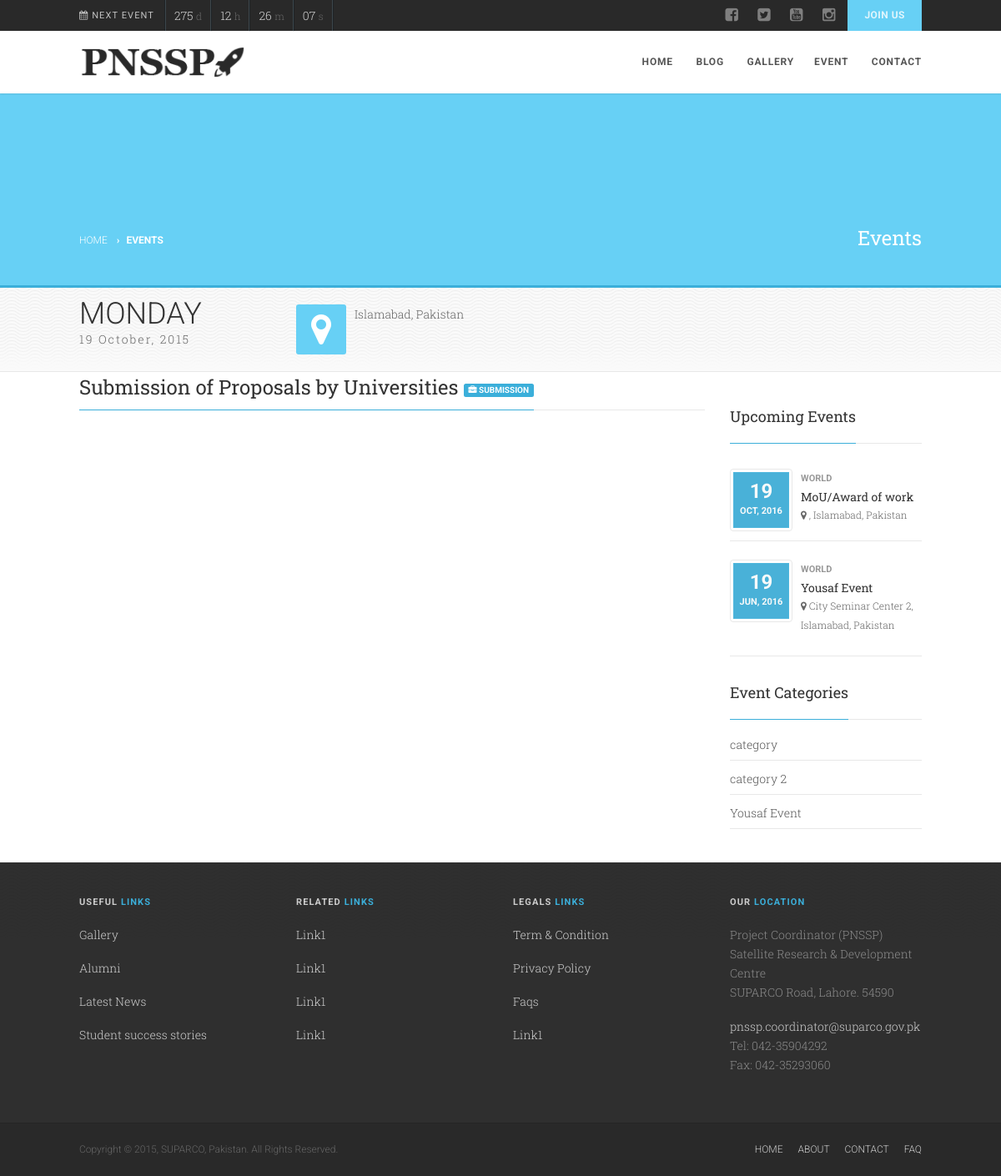
Page /event/detail/3 on the committed database.
### tables this page shows
CREATE TABLE `events` (
  `id` int(11) NOT NULL AUTO_INCREMENT,
  `title` varchar(45) DEFAULT NULL,
  `description` text,
  `date` varchar(150) DEFAULT NULL,
  `featured_image` varchar(100) DEFAULT NULL,
  `type` varchar(45) DEFAULT NULL,
  `city` varchar(45) DEFAULT NULL,
  `country` varchar(45) DEFAULT NULL,
  `featured` int(11) DEFAULT NULL,
  `location` varchar(100) DEFAULT NULL,
  `category_id` int(5) DEFAULT NULL,
  PRIMARY KEY (`id`)
);

CREATE TABLE `categories` (
  `id` int(11) NOT NULL AUTO_INCREMENT,
  `category` varchar(45) DEFAULT NULL,
  `type` varchar(45) DEFAULT NULL,
  PRIMARY KEY (`id`)
);

### application/controllers/Event.php (called while the page is built, shortened)
<?php
class Event extends CI_Controller{
    public function detail(){
        $id = $this->security->xss_clean($this->uri->segment(3,0));
        $this->db->where('id',$id);
        $query      =   $this->db->get('events');
        if($query->num_rows() == 1){
            $this->db->where('date >=',time());
            $this->db->where('id !=',$id);
            $this->db->limit(2);
            $upComingQuery      =   $this->db->get('events');
            if($upComingQuery->num_rows() > 0){
                $data['related']    =   $upComingQuery->result();
            }
            else{
                $data['related']    =   array();
            }
            $this->db->where('type','event');
            $categoryQuery      =   $this->db->get('categories');
            if($categoryQuery->num_rows() > 0){
                $data['categories']    =   $categoryQuery->result();
            }
            else{
                $data['categories']    =   array();
            }
            $events             =   $query->result();
            $data['event']      =   $events[0];
            return $this->load->view('single-event.php',$data);
        }
        else{
            show_404('page');
        }
    }
}

### index.php (called while the page is built, shortened)
<?php
require_once BASEPATH.'core/CodeIgniter.php';

### application/views/single-event.php (the view, shortened to what this page needs)
<div class="body">
    <div class="page-header" style="">
    	<div class="container">
        	<div class="row">
            	<div class="col-md-6 col-sm-6 hidden-xs">
          			<ol class="breadcrumb">
            			<li><a href="<?php echo site_url('home'); ?>">Home</a></li>
            			<li class="active">Events</li>
          			</ol>
            	</div>
            	<div class="col-md-6 col-sm-6 col-xs-12">
    				<h2>Events</h2>
                </div>
           	</div>
        </div>
    </div>
    <div class="double-border"></div>
    <div class="secondary-bar">
    	<div class="container">
        	<div class="row">
            	<div class="col-md-3 col-sm-3 col-xs-6">
                	<div class="single-event-info">
                    	<span class="day"><?php echo date('l',$event->date); ?></span>
                        <span class="date"><?php echo date('d F, Y',$event->date); ?></span>
                    </div>
                </div>
            	<div class="col-md-5 col-sm-5 col-xs-6">
                	<span class="event-single-venue">
                		<span><i class="fa fa-map-marker"></i></span>
                    	<span><?php echo $event->city; ?>, <?php echo $event->country; ?></span>
                   	</span>
                </div>
            	<div class="col-md-4 col-sm-4 col-xs-12">
                </div>
            </div>
        </div>
    </div>
  	<div class="main" role="main">
    	<div id="content" class="content full">
    		<div class="container">
        		<div class="row">
            		<div class="col-md-9">
                   		<h2 class="title"><?php echo $event->title; ?> <label class="label label-primary"><i class="fa fa-briefcase"></i> <?php echo $event->type ?> </label></h2>
                    	<div class="entry">
                            <br>
                            <br>
                            <br>
                       	</div>
                   	</div>
                    <div class="col-md-3 sidebar right-sidebar">
                  <?php if(count($related) > 0){
                      ?>
                      <div class="widget sidebar-widget upcoming_events_widget">
                          <h3 class="title">Upcoming Events</h3>
                          <ul class="upcoming-events">
                              <?php foreach($related as $event){
                                  ?>
                                  <li>
                                    <span class="event-date">
                                        <span class="day"><?php echo date('j',$event->date); ?></span>
                                        <span class="monthyear"><?php echo date('M, Y',$event->date); ?></span>
                                    </span>
                                      <div class="event-excerpt">
                                          <div class="event-cats meta-data"><a href="">World</a></div>
                                          <h5 class="event-title"><a href="<?php echo site_url('event/detail/'.$event->id); ?>"><?php echo $event->title; ?></a></h5>
                                          <p class="event-location"><i class="fa fa-map-marker"></i> <?php echo $event->location.", ".$event->city.", ".$event->country; ?></p>
                                      </div>
                                  </li>
                              <?php
                              } ?>
                          </ul>
                      </div>
                        <?php
                  } ?>
                    	<?php if(count($categories) > 0){
                            ?>
                            <div class="widget sidebar-widget custom_categories_widget">
                                <h3 class="title">Event Categories</h3>
                                <ul>
                                    <?php foreach($categories as $category){ ?>
                                    <li>
                                        <a href="<?php echo site_url('event/category/'.$category->category); ?>"><?php echo $category->category ?></a> <div style="clear:both;"></div>
                                    </li>
                                    <?php
                                    } ?>
                                </ul>
                            </div>
                        <?php
                        } ?>
                    </div>
              	</div>
            </div>
       	</div>
   	</div>
</div>
</body>
</html>

### includes/colors/color8.css (style rules this page uses)
p.drop-caps.secondary:first-child:first-letter, .accent-bg, .fa.accent-color, .btn-primary, .btn-primary.disabled, .btn-primary[disabled], fieldset[disabled] .btn-primary, .btn-primary.disabled:hover, .btn-primary[disabled]:hover, fieldset[disabled] .btn-primary:hover, .btn-primary.disabled:focus, .btn-primary[disabled]:focus, fieldset[disabled] .btn-primary:focus, .btn-primary.disabled:active, .btn-primary[disabled]:active, fieldset[disabled] .btn-primary:active, .btn-primary.disabled.active, .btn-primary[disabled].active, fieldset[disabled] .btn-primary.active, .dropdown-menu > .active > a, .dropdown-menu > .active > a:hover, .dropdown-menu > .active > a:focus, .nav-pills > li.active > a, .nav-pills > li.active > a:hover, .nav-pills > li.active > a:focus, .pagination > .active > a, .pagination > .active > span, .pagination > .active > a:hover, .pagination > .active > span:hover, .pagination > .active > a:focus, .pagination > .active > span:focus, .label-primary, .progress-bar-primary, a.list-group-item.active, a.list-group-item.active:hover, a.list-group-item.active:focus, .accordion-heading .accordion-toggle.active, .accordion-heading:hover .accordion-toggle.active, .accordion-heading:hover .accordion-toggle.inactive, .panel-primary > .panel-heading, .carousel-indicators .active, .flex-control-nav a:hover, .flex-control-nav a.flex-active, .media-box .media-box-wrapper, .top-menu li a, .upcoming-events .event-date, .media-box .zoom, .media-box .expand, .project-overlay .project-cat, .flexslider .flex-prev:hover, .flexslider .flex-next:hover, .events-listing .upcoming-events li:hover .event-details-btn:hover, .single-event-info .icon-s, .event-register-block:hover, .fc-event, .projects-grid .project-cat, .tag-cloud a:hover, .main-navigation > ul > li ul { background-color: #3bafda; }
.secondary-color-bg, .top-menu li.secondary a, .featured-projects, hr.sm, .flexslider .flex-prev, .flexslider .flex-next, .events-listing .upcoming-events li:hover .event-details-btn, .single-event-info .time, .event-single-venue > span:first-child, .tag-cloud a, .staff-volunteers, .accordion-heading:hover .accordion-toggle, .page-header, .twitter-widget li span.date { background-color:#67d0f5; }

### rows in the picture
events: date "MONDAY", date "19 October, 2015", city "Islamabad", country "Pakistan", title "Submission of Proposals by Universities", type "SUBMISSION"
events: date "19", date "OCT, 2016", title "MoU/Award of work", city "Islamabad", country "Pakistan"
events: date "19", date "JUN, 2016", title "Yousaf Event", location "City Seminar Center 2", city "Islamabad", country "Pakistan"
categories: category "category"
categories: category "category 2"
categories: category "Yousaf Event"
